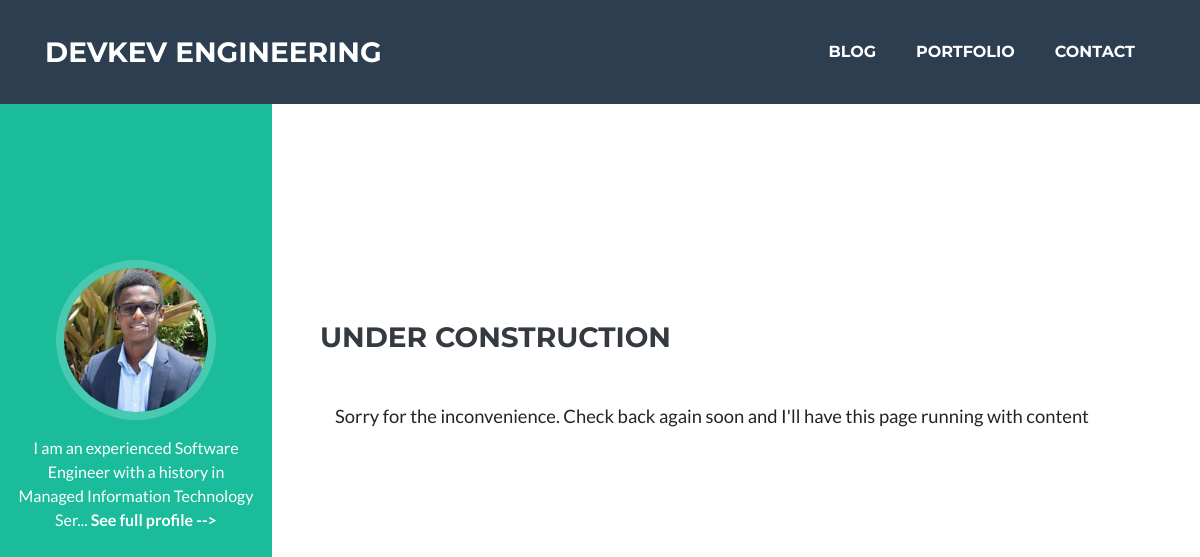
/blog/, run on an earlier commit of the app's database.
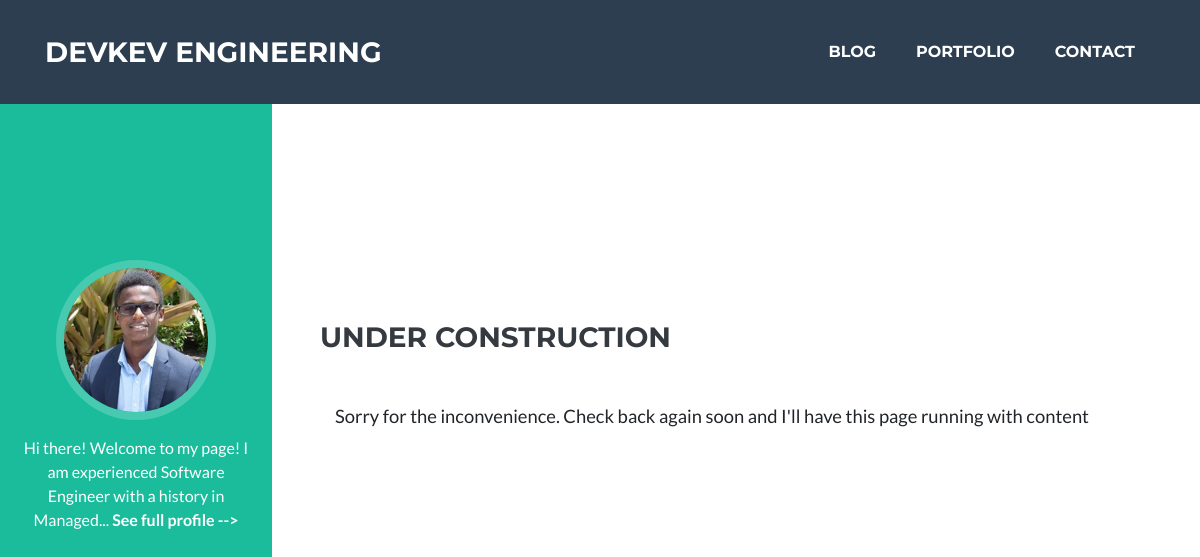
And on a later commit of the database.
### resume/models.py (models this page shows, shortened)
class Profile(models.Model):
    first_name = models.CharField(max_length=20, db_column='FirstName', verbose_name='First Name', default='Kevin')
    last_name = models.CharField(max_length=20, db_column='LastName', verbose_name='Last Name', default='Anderson')
    occupation = models.CharField(max_length=20, default='Software Engineer')
    location_city = models.CharField(max_length=30, default='Deerfield Beach')
    location_state = models.CharField(max_length=10, default='Florida')
    profile_pic = models.ImageField(upload_to=get_profile_image_url, null=True, blank=True)
    email = models.EmailField(max_length=30, default='kevinnjeri@live.com')
    email2 = models.EmailField(max_length=30, default='devkevengineer@gmail.com')
    linkedin = models.URLField(verbose_name='LinkedIn', default='https://www.linkedin.com/in/kelvinnjeri/')
    bitbucket = models.URLField(verbose_name='Bitbucket', default='https://bitbucket.org/knjeri')
    github = models.URLField(verbose_name='Git Hub', default='https://github.com/kamaun')
    age = models.IntegerField(default=26)
    cell_number = models.BigIntegerField(default=9547935283, db_column='CellNumber', verbose_name='Cell Number')
    bio = models.TextField()
    interest = models.TextField()
    pro_bio = models.TextField(blank=True)
    class Meta:
        managed = True
        app_label = 'resume'
    def short_bio(self):
        return f'{self.bio[:90]}...'

### blog/views.py (the view)
# urls.py: path('', views.maintenance, name='blog_main'),
def maintenance(request):
    return render(
        request=request,
        template_name='blog/maintenance.html',
        context={
            'title': 'Maintenance',
            'profile': Profile.objects.first(),
        }
    )

### templates/blog/maintenance.html
{% extends 'blog/base.html' %}
{% block nav %}
    <p style="color: white">
        {{ profile.short_bio }}
        <a class="underline" style="color: white; font-weight: bold;" href={% url 'resume:portfolio' %}>See full profile --></a>
    </p>
{% endblock %}
{% block content %}
    <br class="mb-10">
    <section class="resume-section p-3 p-lg-5 d-flex align-items-center" id="blog{{ blog.id }}">
        <div class="mb-5 w-100">
            <h3 class="mb-5">Under Construction</h3>
            <div class="container text-left">
                <p class="lead mb-5">
                    Sorry for the inconvenience. Check back again soon and I'll have this page running with content
                </p>
            </div>
        </div>
    </section>
{% endblock %}

What changed in the data, as far as the page shows it:
changed Profile: short_bio "I am an experienced Software Engineer with a history in Managed Information Technology Ser..." → "Hi there! Welcome to my page! I am experienced Software Engineer with a history in Managed..."
